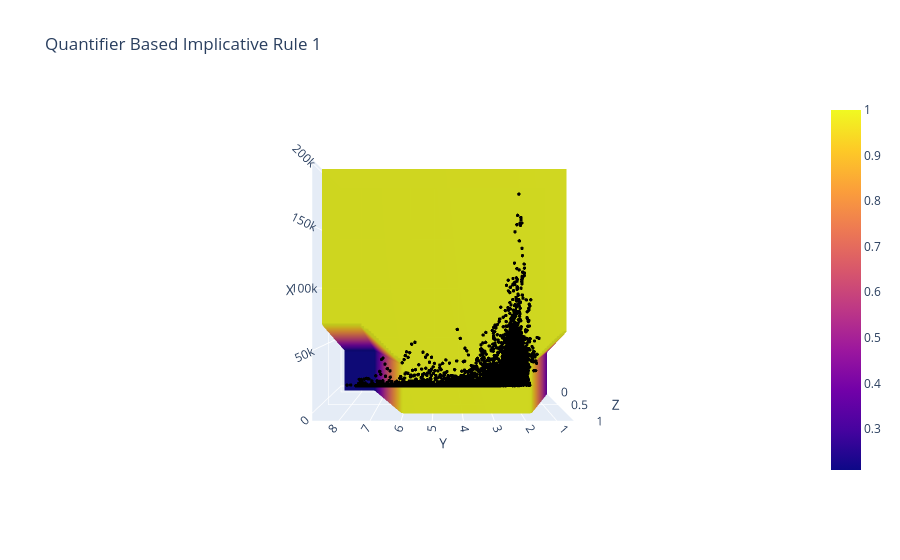
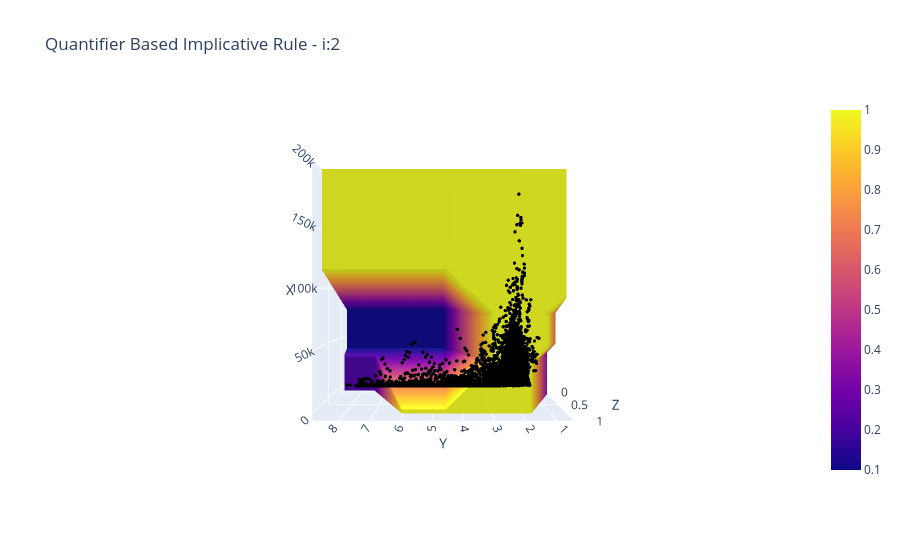
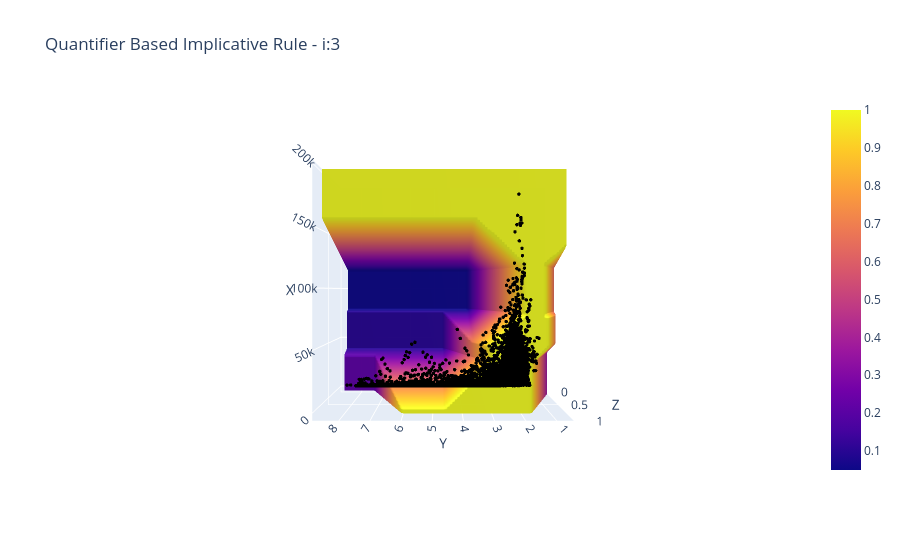
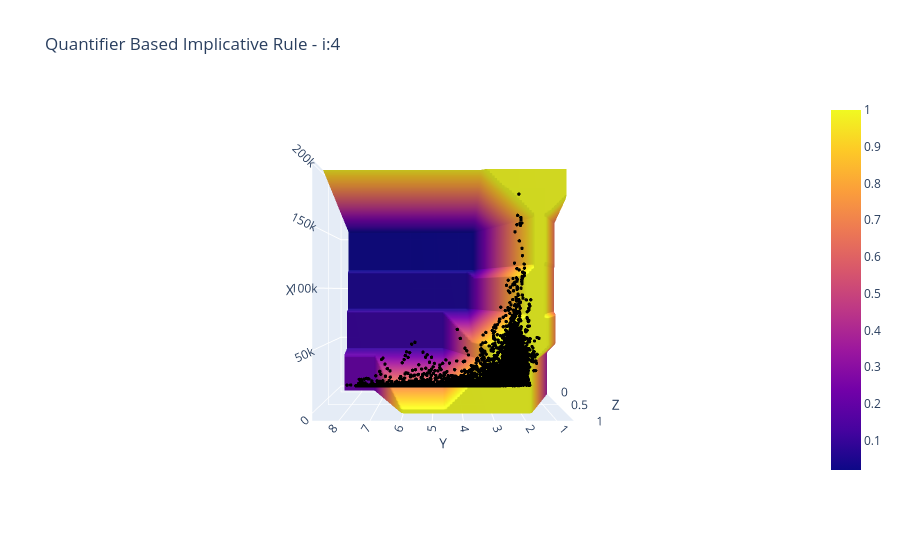

The notebook cell saved with these charts, in order:
### Markdown cell above
Implicative Quantifier-based Model with 5 rules

### Code cell
from definitions import FuzzyRelations
from definitions import models
from definitions import models as md
from definitions import quantifiers
import openpyxl

from importlib import reload  # Python 3.4+
FuzzyRelations = reload(FuzzyRelations)
models = reload(models)
quantifiers = reload(quantifiers)

# read data
datax=X
datavalx=Y
# Remove NaN rows
mask = pd.notnull(datax) & pd.notnull(datavalx)
datax = datax[mask]
datavalx = datavalx[mask]

# set declination of fuzzy sets
decl=5
# set numbers (-1) of fuzzy sets on X,Y, respectively
nrules=5
# generate model from data for internaly set discretization 100 and create plots
ModelQuantifiedRules=md.QRules(datax,datavalx,nrules,decl)
